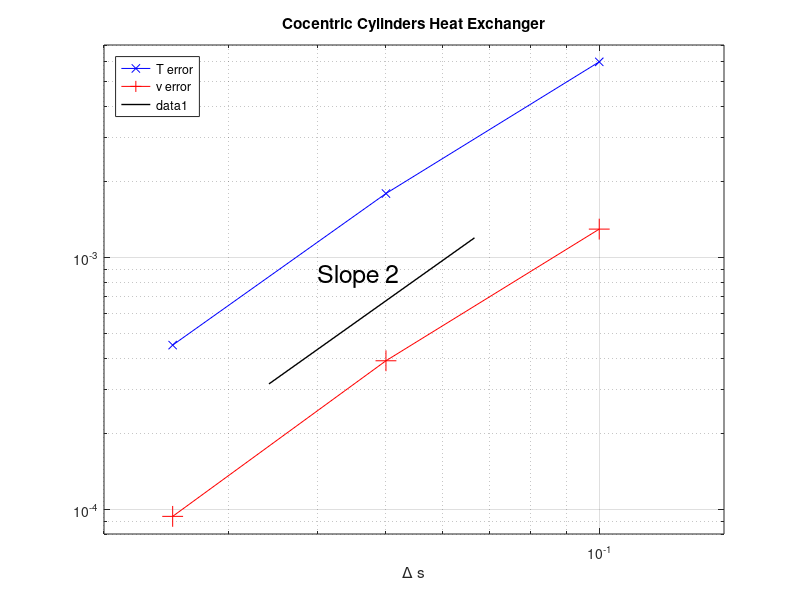

This figure's MATLAB source:
%
% Plot errors and convergence rate for the cocentric cylinder computations
% 
clear;
clf;
set(gca,'FontSize',18);

n=3;
h=zeros(n,1); eu=zeros(n,1); eT=zeros(n,1);
h(1)=.1; h(2)=1./20.; h(3)=1./40.;

eu(1)=1.3e-3; eu(2)=3.9e-4; eu(3)=9.4e-5;

eT(1)=6.0e-3; eT(2)=1.8e-3; eT(3)=4.5e-4; 

hl=zeros(2,1); el=zeros(2,1);
hl(1)=1./15.; hl(2)=hl(1)/1.95; 
el(1)=1.2e-3; el(2)=el(1)*(hl(2)/hl(1))^2; 


loglog(h,eT,'b-x',h,eu,'r-+','MarkerSize',15);
title(sprintf('Cocentric Cylinders Heat Exchanger'));
legend('T error','v error','Location','NorthWest');
xlabel('\Delta s');

hold on;

loglog(hl,el,'k-','LineWidth',1);

xt=1./25.; yt=.85e-3; 
text(xt,yt,'Slope 2','FontSize',18);

set(gca,'XLim',[1./50.,.15]);
set(gca,'YLim',[8.0e-5,7.0e-3]);
grid on;

print('-depsc2','cocentricCylindersLogErrors.eps');
